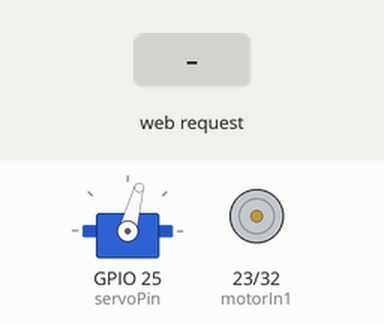
Bench run of a sketch on a simulated ESP32. On the bench: servo, motor-driver pin pairs drawn as motors (green arrow = first pin HIGH = forward, orange = second pin HIGH = backward, longer = more drive, scaled by the enable pin). The inputs (shaded band) are chosen by the test bench. WiFi joins after 1.5 s; servers stay silent unless stated; what the sketch prints to the serial monitor is not drawn.

Above: at 2.7 s.
2.8 s: HTTP request GET /updateServo?dir=right received
At 3.7 s:
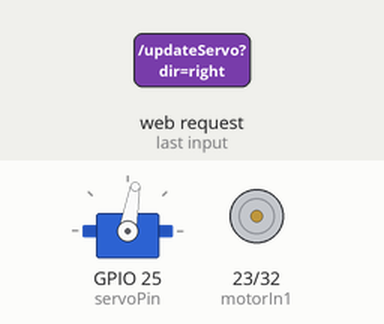
4.3 s: HTTP request GET /updateMotor?dir=forward received
5.8 s: HTTP request GET /updateServo?dir=left received
At 7.0 s:
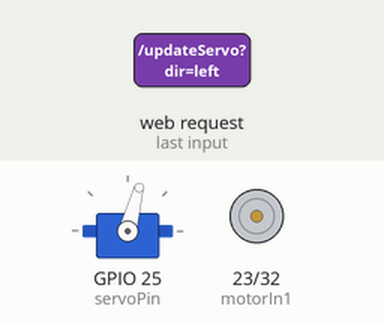
7.3 s: HTTP request GET /updateMotor?dir=backward received
8.8 s: HTTP request GET /updateSpeed?dir=1&speed=1 received
At 9.4 s:
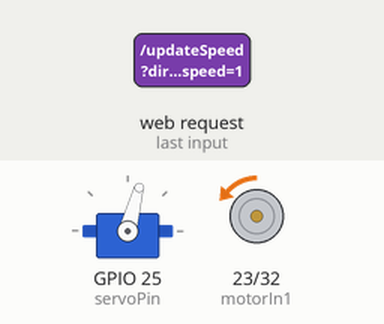
10.3 s: HTTP request GET /updateSpeed?dir=120&speed=120 received
At 10.6 s:
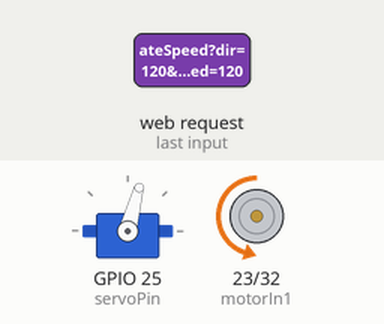
Timing chart, 0 to 12.8 s (numbered marks = the images above; inputs shaded):
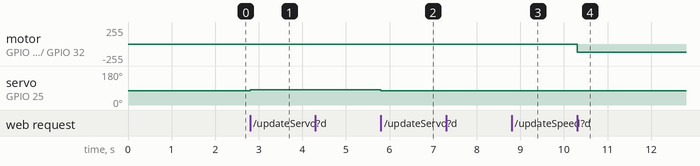

Measured:
- after the input at 2.8 s, servo on GPIO 25 (servoPin): 75° → 80° at once
- after the input at 5.8 s, servo on GPIO 25 (servoPin): 80° → 75° at once
- after the input at 8.8 s, motor on GPIO 23 (motorIn1) / GPIO 32 (motorIn2): stopped → backward 1/255 at once
- after the input at 10.3 s, motor on GPIO 23 (motorIn1) / GPIO 32 (motorIn2): backward 1/255 → backward 120/255 at once

The sketch:

pot_servo.ino
```cpp
#include <WiFi.h>
#include <WebServer.h>
#include <ESP32Servo.h>
#include "driver/ledc.h"  // Explicit include for LEDC functions

// Replace with your network credentials
const char* ssid     = "INFINITUME880";
const char* password = "Rp7Lg5Ee5c";


// Servo configuration
const int servoPin = 25;      // Servo control pin
Servo myServo;
int servoAngle = 75;          // Neutral steering position

// Motor configuration (using an H-bridge driver like L298N)
const int motorIn1 = 23;      // Motor direction pin 1
const int motorIn2 = 32;      // Motor direction pin 2
const int motorEn  = 33;      // Motor enable (PWM speed control)

// PWM configuration for motor speed control
const int pwmChannel   = 0;
const int pwmFreq      = 3000;  // Frequency in Hz
const int pwmResolution= 8;     // 8-bit resolution (0-255 duty cycle)

WebServer server(80);

String htmlPage = R"rawliteral(
<html>
  <head>
    <title>ESP32 Control</title>
    <style>
      body { font-family: Arial; text-align: center; margin-top: 50px; }
      .arrowButton { font-size: 2em; padding: 20px; margin: 10px; width: 60px; }
      #controlPanel { display: inline-block; }
      #motorButtons { margin-bottom: 20px; }
    </style>
  </head>
  <body>
    <h1>ESP32 Control</h1>
    <p>
      Use the on-screen arrows to control the motor and servo:
      <br>Up = motor forward, Down = motor backward,
      <br>Left/Right = steer servo.
    </p>
    <div id="controlPanel">
      <!-- Motor Control Buttons -->
      <div id="motorButtons">
        <button class="arrowButton" id="forwardBtn" onclick="startMotor('forward')"  >↑</button>
        <br>
        <button class="arrowButton" id="leftBtn" onclick="sendRequest('/updateServo?dir=left')">←</button>
        <button class="arrowButton" id="stopBtn" onclick="stopMotor()">■</button>
        <button class="arrowButton" id="rightBtn" onclick="sendRequest('/updateServo?dir=right')">→</button>
        <br>
        <button class="arrowButton" id="backwardBtn" onclick="startMotor('backward')" >↓</button>
      </div>
      <!-- Motor Speed Slider -->
      <p>Motor Speed Duty Cycle:</p>
      <input type="range" id="speedSlider" min="0" max="255" value="128" oninput="updateSpeed(this.value)">
      <span id="speedValue">128</span>
    </div>
    <script>
      var motorInterval = null;
      // Variable to track current active motor direction: 'forward', 'backward', or null
      var currentMotorDir = null;

      // Function to send a request to the ESP32
      function sendRequest(url) {
        var xhr = new XMLHttpRequest();
        xhr.open("GET", url, true);
        xhr.send();
      }

      // Start sending motor commands repeatedly while button is held down
      function startMotor(dir) {
        // If another motor direction is active and it is not the same as requested, ignore
        if(currentMotorDir && currentMotorDir !== dir) {
          return;
        }
        currentMotorDir = dir;
        sendRequest('/updateMotor?dir=' + dir);
        motorInterval = setInterval(function() {
          sendRequest('/updateMotor?dir=' + dir);
        }, 100);
      }

      // Stop sending motor commands and clear active direction
      function stopMotor() {
        if (motorInterval) {
          clearInterval(motorInterval);
          motorInterval = null;
        }
        // Send stop command only if a motor command was active
        if(currentMotorDir) {
          sendRequest('/updateMotor?dir=stop');
          currentMotorDir = null;
        }
      }

      // Update motor speed based on slider input
      function updateSpeed(val) {
        document.getElementById("speedValue").innerText = val;
        sendRequest('/updateSpeed?speed=' + val);
      }
    </script>
  </body>
</html>
)rawliteral";

// Handler for serving the main page
void handleRoot() {
  server.send(200, "text/html", htmlPage);
}

// Update servo angle based on on-screen button commands
void handleUpdateServo() {
  if (server.hasArg("dir")) {
    String dir = server.arg("dir");
    if (dir == "left") {
      servoAngle -= 5;
      if (servoAngle < 40) servoAngle = 40;
    }
    else if (dir == "right") {
      servoAngle += 5;
      if (servoAngle > 130) servoAngle = 130;
    }
    myServo.write(servoAngle);
    server.send(200, "text/plain", String(servoAngle));
  } else {
    server.send(400, "text/plain", "Missing 'dir' parameter");
  }
}

// Update motor direction based on on-screen button commands
void handleUpdateMotor() {
  if (server.hasArg("dir")) {
    String dir = server.arg("dir");
    if (dir == "forward") {
      digitalWrite(motorIn1, HIGH);
      digitalWrite(motorIn2, LOW);
    }
    else if (dir == "backward") {
      digitalWrite(motorIn1, LOW);
      digitalWrite(motorIn2, HIGH);
    }
    else if (dir == "stop") {
      digitalWrite(motorIn1, LOW);
      digitalWrite(motorIn2, LOW);
    }
    server.send(200, "text/plain", dir);
  } else {
    server.send(400, "text/plain", "Missing 'dir' parameter");
  }
}

// Update motor PWM duty cycle based on slider input
void handleUpdateSpeed() {
  if (server.hasArg("speed")) {
    int speed = server.arg("speed").toInt();
    if (speed < 0) speed = 0;
    if (speed > 255) speed = 255;
    analogWrite(motorEn, speed);
    server.send(200, "text/plain", String(speed));
  } else {
    server.send(400, "text/plain", "Missing 'speed' parameter");
  }
}

void setup() {
  Serial.begin(115200);

  // Initialize servo
  myServo.attach(servoPin);
  myServo.write(servoAngle);

  // Initialize motor control pins
  pinMode(motorIn1, OUTPUT);
  pinMode(motorIn2, OUTPUT);
  digitalWrite(motorIn1, LOW);
  digitalWrite(motorIn2, LOW);
  analogWrite(motorEn, 0);

  // Connect to WiFi
  WiFi.begin(ssid, password);
  Serial.print("Connecting to WiFi");
  while(WiFi.status() != WL_CONNECTED) {
    delay(500);
    Serial.print(".");
  }
  Serial.println();
  Serial.print("Connected! IP address: ");
  Serial.println(WiFi.localIP());

  // Set up web server endpoints
  server.on("/", handleRoot);
  server.on("/updateServo", handleUpdateServo);
  server.on("/updateMotor", handleUpdateMotor);
  server.on("/updateSpeed", handleUpdateSpeed);

  server.begin();
  Serial.println("HTTP server started");
}

void loop() {
  server.handleClient();
}
```
